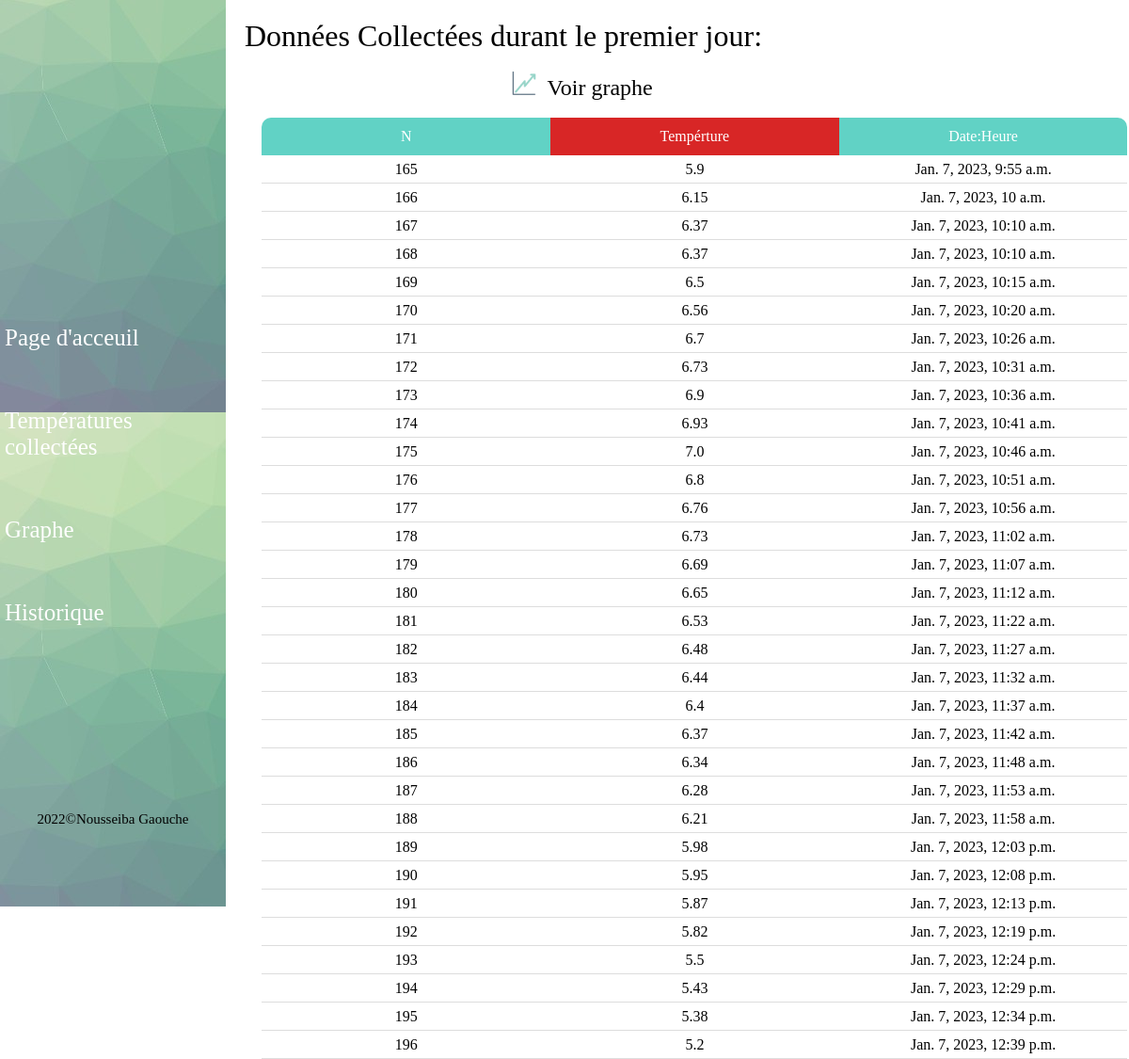
Page /jr3/ on the committed database.
### app/models.py (models this page shows, shortened)
class Dht(models.Model):
    temp = models.FloatField(null=True)
    dt = models.DateTimeField(auto_now_add=True,null=True)

### app/views.py (the view)
# urls.py: path('jr3/', views.data72, name='jr3'),
def data72(request):
    jr3 = Dht.objects.all()[64:96]
    s3={'jr3':jr3}
    return render(request, 'jour3.html',s3)

### app/templates/jour3.html (shortened to what this page needs)
<!DOCTYPE html>
{% load static %}
<html lang="en">
  <head>
    <link rel="stylesheet" href="{% static 'css/index2-3.css'%}"  />
  </head>
  <body>
    <div class="container">
      <div class="menu">
        <ul>
          <li><a href="{% url 'data'%}">Page d'acceuil</a></li>
          <li><a href="{% url 'data2'%}">Températures collectées </a></li>
          <li><a href="{% url 'data3'%}">Graphe</a></li><br>
          <li><a href="{% url 'historique'%}">Historique</a></li>
        </ul>
        <span>2022©Nousseiba Gaouche</span>
      </div>
      <div class="stats-container">
        <div class="table-container">
          <h1 style="margin-bottom: 10px">Données Collectées durant le premier jour:</h1>
          <span class="titre"><img src="{% static 'images/gra.png'%}" width="40px" /><a href="{% url 'jr3Graphe'%}"> Voir graphe </a></span>
          <table>
            <tr>
              <th class="n">N</th>
              <th class="temp">Tempérture</th>
              <th class="date">Date:Heure</th>
            </tr>
            <tbody>
              {% for i in jr3 %}
                <tr>
                <td>{{i.id}}</td>
                <td>{{i.temp}}</td>
                <td>{{i.dt}}</td>
              {%endfor%}
            </tbody>
          </table>
        </div>
      </div>
    </div>
  </body>
</html>

### app/static/css/index2-3.css (style rules this page uses)
* { padding: 0; margin: 0; box-sizing: border-box; font-family: "Roboto Condensed", sans-serif; font-family: fangsong; font-weight:500; }
.container { display: flex; align-items: center; height: 100vh; }
.menu { background-image: url("../images/back1.jpg"); height: 100%; display: flex; flex-direction: column; align-items: center; justify-content: space-around; position: fixed; width : 20%; }
li { margin: 30px 5px; color: white; font-size: 25px; display: inline-block; }
span { color: black; font-size: 15px; }
.stats-container { padding: 20px; width: 80%; height: 100%; display: flex; flex-direction: column; margin-left: auto; }
.table-container { height: 50%; }
table { border-collapse: collapse; width: 100%; text-align: center; margin: 2%; }
td { width: 100px; height: 30px; border-bottom: 1px solid #ddd; }
th { color: white; height: 40px; }
.n { background-color: #61d2c5; border-top-left-radius: 10px; }
.temp { background-color: #D82626; }
.date { background-color: #61d2c5; border-top-right-radius: 10px; }
a { text-decoration: none; color: white; font-size:x-larger; }
.titre a { font-size:x-large; text-align:center; color: black; border:1px; }
.titre { padding:30%; margin-top:20%; text-align:center; align-items: center; justify-content: center; }

### rows in the picture
Dht: id "165", temp "5.9", dt "Jan. 7, 2023, 9:55 a.m."
Dht: id "166", temp "6.15", dt "Jan. 7, 2023, 10 a.m."
Dht: id "167", temp "6.37", dt "Jan. 7, 2023, 10:10 a.m."
Dht: id "168", temp "6.37", dt "Jan. 7, 2023, 10:10 a.m."
Dht: id "169", temp "6.5", dt "Jan. 7, 2023, 10:15 a.m."
Dht: id "170", temp "6.56", dt "Jan. 7, 2023, 10:20 a.m."
Dht: id "171", temp "6.7", dt "Jan. 7, 2023, 10:26 a.m."
Dht: id "172", temp "6.73", dt "Jan. 7, 2023, 10:31 a.m."
Dht: id "173", temp "6.9", dt "Jan. 7, 2023, 10:36 a.m."
Dht: id "174", temp "6.93", dt "Jan. 7, 2023, 10:41 a.m."
Dht: id "175", temp "7.0", dt "Jan. 7, 2023, 10:46 a.m."
Dht: id "176", temp "6.8", dt "Jan. 7, 2023, 10:51 a.m."
Dht: id "177", temp "6.76", dt "Jan. 7, 2023, 10:56 a.m."
Dht: id "178", temp "6.73", dt "Jan. 7, 2023, 11:02 a.m."
Dht: id "179", temp "6.69", dt "Jan. 7, 2023, 11:07 a.m."
Dht: id "180", temp "6.65", dt "Jan. 7, 2023, 11:12 a.m."
Dht: id "181", temp "6.53", dt "Jan. 7, 2023, 11:22 a.m."
Dht: id "182", temp "6.48", dt "Jan. 7, 2023, 11:27 a.m."
Dht: id "183", temp "6.44", dt "Jan. 7, 2023, 11:32 a.m."
Dht: id "184", temp "6.4", dt "Jan. 7, 2023, 11:37 a.m."
Dht: id "185", temp "6.37", dt "Jan. 7, 2023, 11:42 a.m."
Dht: id "186", temp "6.34", dt "Jan. 7, 2023, 11:48 a.m."
Dht: id "187", temp "6.28", dt "Jan. 7, 2023, 11:53 a.m."
Dht: id "188", temp "6.21", dt "Jan. 7, 2023, 11:58 a.m."
Dht: id "189", temp "5.98", dt "Jan. 7, 2023, 12:03 p.m."
Dht: id "190", temp "5.95", dt "Jan. 7, 2023, 12:08 p.m."
Dht: id "191", temp "5.87", dt "Jan. 7, 2023, 12:13 p.m."
Dht: id "192", temp "5.82", dt "Jan. 7, 2023, 12:19 p.m."
Dht: id "193", temp "5.5", dt "Jan. 7, 2023, 12:24 p.m."
Dht: id "194", temp "5.43", dt "Jan. 7, 2023, 12:29 p.m."
Dht: id "195", temp "5.38", dt "Jan. 7, 2023, 12:34 p.m."
Dht: id "196", temp "5.2", dt "Jan. 7, 2023, 12:39 p.m."
